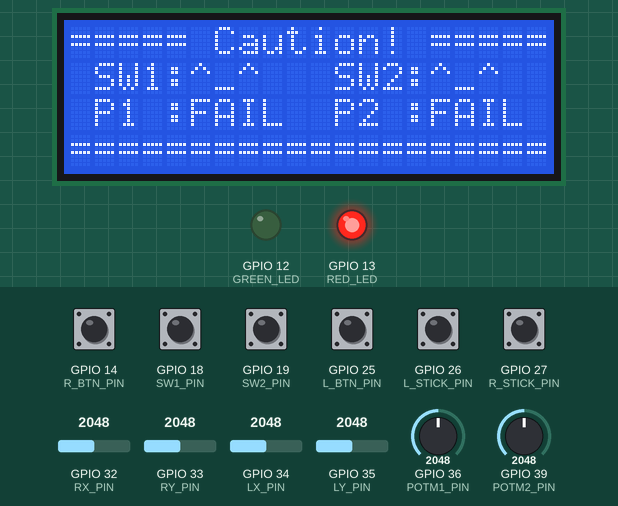
Recording of a sketch running on a simulated ESP32. Shown: 20×4 character LCD, output pins drawn as LEDs (lit = HIGH). The inputs (shaded band) are chosen by the test bench; at power-on: GPIO 14 (R_BTN_PIN), GPIO 18 (SW1_PIN), GPIO 19 (SW2_PIN), GPIO 25 (L_BTN_PIN), GPIO 26 (L_STICK_PIN), GPIO 27 (R_STICK_PIN) HIGH, GPIO 36 (POTM1_PIN) = 2048, GPIO 39 (POTM2_PIN) = 2048, GPIO 32 (RX_PIN) = 2048, GPIO 33 (RY_PIN) = 2048, GPIO 34 (LX_PIN) = 2048, GPIO 35 (LY_PIN) = 2048. What the sketch prints to the serial monitor is not drawn.

Above: at 1.1 s.
1.2 s: GPIO 36 (POTM1_PIN) set to 86
2.7 s: GPIO 36 (POTM1_PIN) set to 76
At 4.0 s:
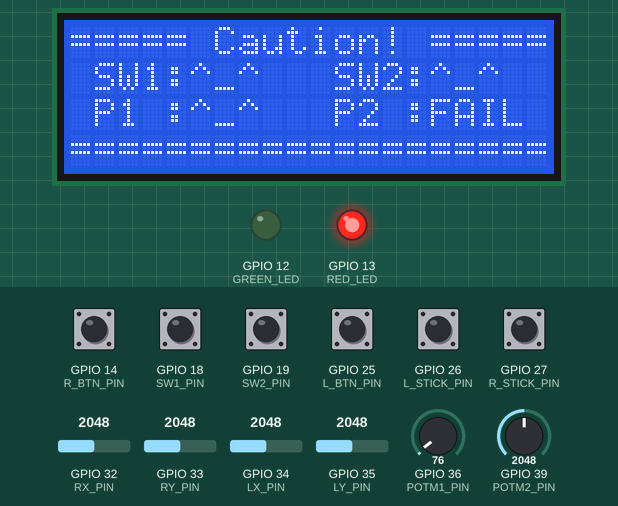
4.3 s: GPIO 39 (POTM2_PIN) set to 86
5.8 s: GPIO 39 (POTM2_PIN) set to 71
At 8.2 s:
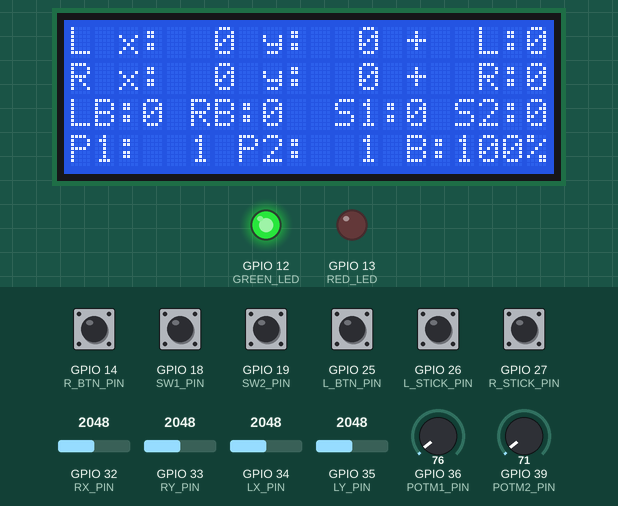
8.8 s: GPIO 18 (SW1_PIN) pulled LOW for 0.25 s
At 8.98 s:
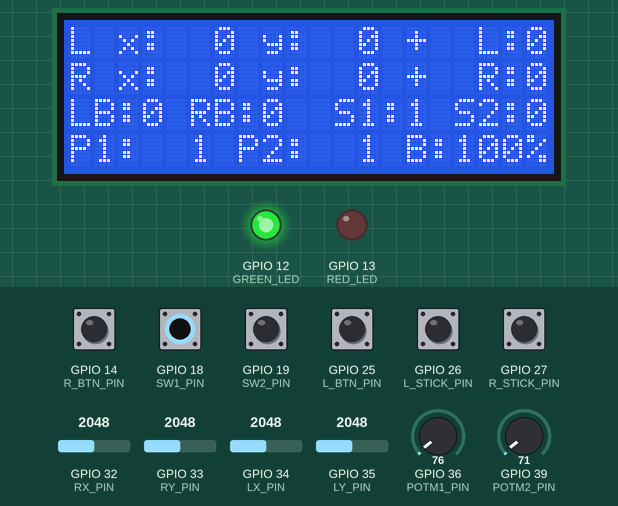
10.6 s: GPIO 19 (SW2_PIN) pulled LOW for 0.25 s
At 10.79 s:
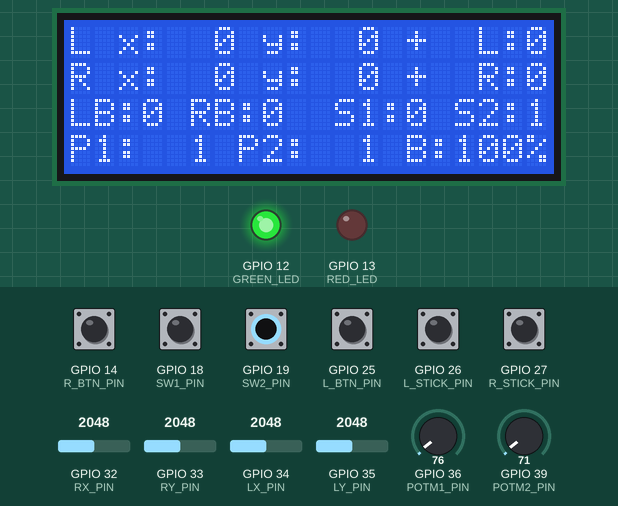
Timing chart, 0 to 13.4 s (numbered marks = the images above; inputs shaded):
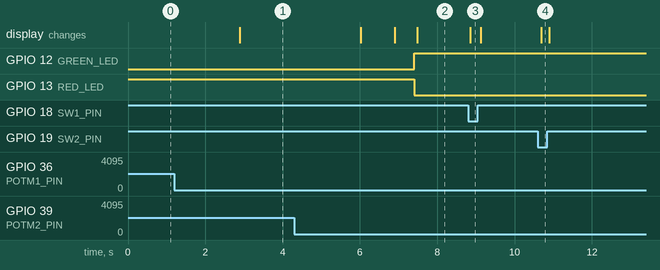

The sketch:

ESP_Controller_Tx_v1.0.ino
```cpp
// ================================================================
// ESP-NOW RC Controller  v1.0
// Role  : Master / Transmitter
// Board : ESP32 (38-pin devkit)
// Hardware:
//   2x Analog Joystick  (LX/LY, RX/RY)
//   2x Joystick Click   (LS, RS)
//   2x Push Button      (LB, RB)
//   2x Toggle Switch    (SW1, SW2)   ← NEW
//   2x Potentiometer    (PotM1/2)    ← NEW
//   20x4 I2C LCD        (0x27)
//   2x LED              (RED=13, GREEN=12)
// Protocol : ESP-NOW (one-way to receiver)
// ================================================================

#include <esp_now.h>
#include <WiFi.h>
#include <Wire.h>
#include <LiquidCrystal_I2C.h>

// ================================================================
//  LCD
// ================================================================
LiquidCrystal_I2C lcd(0x27, 20, 4);     // I2C addr, 20 cols, 4 rows

// ================================================================
//  LED PINS
//  GREEN = send success  |  RED = send fail / not connected
// ================================================================
#define RED_LED   13
#define GREEN_LED 12

// ================================================================
//  JOYSTICK AXIS PINS  (ADC – do not use as OUTPUT)
// ================================================================
#define LX_PIN  34    // Left  stick X
#define LY_PIN  35    // Left  stick Y
#define RX_PIN  32    // Right stick X
#define RY_PIN  33    // Right stick Y

// ================================================================
//  DIGITAL INPUT PINS  (all use INPUT_PULLUP, active LOW)
// ================================================================
#define L_STICK_PIN  26   // Left  joystick click  (LS)
#define R_STICK_PIN  27   // Right joystick click  (RS)
#define L_BTN_PIN    25   // Left  push button     (LB)
#define R_BTN_PIN    14   // Right push button     (RB)
#define SW1_PIN      18   // Toggle switch 1       (SW1) ← NEW
#define SW2_PIN      19   // Toggle switch 2       (SW2) ← NEW

// ================================================================
//  POTENTIOMETER PINS  (ADC input-only pins, no internal pullup)
//  GPIO 36 (VP) and 39 (VN) – these are input-only on ESP32
// ================================================================
#define POTM1_PIN  36    // Potentiometer 1  (PotM1) ← NEW
#define POTM2_PIN  39    // Potentiometer 2  (PotM2) ← NEW

// ================================================================
//  TUNING CONSTANTS  — edit here to tune behaviour
// ================================================================
#define DEADZONE          11   // Mapped joystick value below which = center
#define CHANGE_THRESHOLD   2   // Min axis change to register (kills jitter)
#define POT_ZERO_THRESH   80   // Raw ADC ≤ this = "pot is at zero" for startup

// ================================================================
//  BATTERY PLACEHOLDER
//  Wire an ADC + voltage-divider later and replace this int
//  with a real read. Displayed on LCD row 3.
//  (Add to ControllerData struct if receiver also needs it.)
// ================================================================
int BaT = 100;    // Battery %, default 100

// ================================================================
//  CUSTOM LCD CHARACTERS  (HD44780 CGRAM slots 0–7)
//
//  Slot  Char    getDirIcon() return value
//   0     UR     0
//   1     U      1
//   2     D      2
//   3     L      3
//   4     R      4
//   5     DL     5
//   6     DR     6
//   7     UL     7
//   --    center 255  (printed as '+' in code)
// ================================================================
byte UR_c[8] = {B00000,B00000,B01111,B00011,B00101,B01001,B10000,B00000}; // Up-Right   (slot 0)
byte U_c[8]  = {B00100,B01110,B10101,B00100,B00100,B00100,B00100,B00100}; // Up         (slot 1)
byte D_c[8]  = {B00100,B00100,B00100,B00100,B00100,B10101,B01110,B00100}; // Down       (slot 2)
byte L_c[8]  = {B00000,B00010,B00100,B01000,B11111,B01000,B00100,B00010}; // Left       (slot 3)
byte R_c[8]  = {B00000,B01000,B00100,B00010,B11111,B00010,B00100,B01000}; // Right      (slot 4)
byte DL_c[8] = {B00000,B00000,B00001,B10010,B10100,B11000,B11110,B00000}; // Down-Left  (slot 5)
byte DR_c[8] = {B00000,B00000,B10000,B01001,B00101,B00011,B01111,B00000}; // Down-Right (slot 6)
byte UL_c[8] = {B00000,B00000,B11110,B11000,B10100,B10010,B00001,B00000}; // Up-Left    (slot 7)

// ================================================================
//  DATA STRUCT  — sent over ESP-NOW to the receiver every loop
//  Add BaT here if the receiver also needs battery level.
// ================================================================
typedef struct {
  int  LX, LY;        // Left  stick: −100 … +100
  int  RX, RY;        // Right stick: −100 … +100
  bool LS, RS;         // Joystick clicks
  bool LB, RB;         // Push buttons
  bool SW1, SW2;       // Toggle switches  ← NEW
  int  PotM1, PotM2;  // Potentiometers 0…100 ← NEW
} ControllerData;

ControllerData data;        // Live state sent each loop
ControllerData prev = {0};  // Previous state (kept for reference; extend if needed)

// ================================================================
//  LCD LINE CACHE  — only re-draws a row when its string changes
// ================================================================
String line0 = "", line1 = "", line2 = "", line3 = "";

// ================================================================
//  RECEIVER MAC  — change to your robot ESP32's MAC address
// ================================================================
uint8_t receiverMAC[] = {0xA4, 0xF0, 0x0F, 0x5F, 0xE0, 0x68};


// ================================================================
//  MAP: JOYSTICK AXIS
//  Raw ADC 0–4095  →  −100…+100 with deadzone
//  Flip the map(…, 100, -100) to (…, -100, 100) if axis is inverted
// ================================================================
int mapAxis(int val) {
  int mapped = map(val, 0, 4095, 99, -99);  // Inverted: tweak if needed
  if (abs(mapped) < DEADZONE) return 0;        // Zero the dead-centre zone
  return mapped;
}

// ================================================================
//  MAP: POTENTIOMETER
//  Raw ADC 0–4095  →  0…100
// ================================================================
int mapPot(int val) {
  return map(val, 0, 4095, 0, 100);
}

// ================================================================
//  SMART LCD PRINT  — writes only if content changed (no flicker)
// ================================================================
void printIfChanged(int col, int row, String text, String &cache) {
  if (text != cache) {
    lcd.setCursor(col, row);
    lcd.print(text);
    cache = text;
  }
}

// ================================================================
//  FORMAT AXIS VALUE  → always 4 chars with sign
//   0  →  "   0"    +99  →  " +99"    -100  →  "-100"
// ================================================================
String fmt(int v) {
  char buf[6];
  if (v == 0) sprintf(buf, "%3d",  v);   // No sign for zero
  else        sprintf(buf, "%+3d", v);   // +/- for nonzero
  return String(buf);
}

// ================================================================
//  DIRECTION ICON  — maps (x,y) to a CGRAM slot (0–7) or 255
//  255 = dead-centre, printed as '+' in updateDisplay()
// ================================================================
byte getDirIcon(int x, int y) {
  if (abs(x) < DEADZONE && abs(y) < DEADZONE) return 255; // Centre
  if (y >  DEADZONE && x >  DEADZONE) return 0;   // Up-Right
  if (y >  DEADZONE && x < -DEADZONE) return 7;   // Up-Left
  if (y < -DEADZONE && x >  DEADZONE) return 6;   // Down-Right
  if (y < -DEADZONE && x < -DEADZONE) return 5;   // Down-Left
  if (y >  DEADZONE)  return 1;   // Up
  if (y < -DEADZONE)  return 2;   // Down
  if (x < -DEADZONE)  return 3;   // Left
  if (x >  DEADZONE)  return 4;   // Right
  return 255;                      // Fallback centre
}

// ================================================================
//  UPDATE DISPLAY
//
//  LCD layout  (20 cols × 4 rows):
//  ┌────────────────────┐
//  │LX:+100 LY:+100 L:0►│  row 0 — left stick, LS, direction icon
//  │RX:+100 RY:+100 R:0▲│  row 1 — right stick, RS, direction icon
//  │LB:0 RB:0 S1:0 S2:0 │  row 2 — buttons + toggle switches
//  │P1:100 P2:100 B:100% │  row 3 — pots + battery %
//  └────────────────────┘
//
//  Cols 0–18 filled by sprintf (19 chars).
//  Col 19 = direction icon character (written separately).
//
//  HOW TO EDIT:
//   • Change a label?  Edit the format string in the sprintf below.
//   • Change units?    Edit the format string and matching %d / %s.
//   • Add a field?     Shorten another label to make room (20 col limit).
// ================================================================
void updateDisplay() {
  char l0[21], l1[21], l2[21], l3[21];

  // --- Row 0: Left stick axes (fmt = 4 chars each) + LS state ---
  // "LX:+100 LY:+100 L:0"  →  19 chars, icon written at col 19

  sprintf(l0, "L x:%s y:%s ", fmt(data.LX).c_str(), fmt(data.LY).c_str());  // 14 chars → cols 0-13
  // --- Row 1: Right stick axes + RS state ---
  // "RX:+100 RY:+100 R:0"  →  19 chars, icon at col 19


  sprintf(l1, "R x:%s y:%s ", fmt(data.RX).c_str(), fmt(data.RY).c_str());  // 14 chars → cols 0-13

  // --- Row 2: Buttons + Switches ---
  // "LB:0 RB:0 S1:0 S2:0 "  →  20 chars exactly
  sprintf(l2, "LB:%d RB:%d  S1:%d S2:%d",
    (int)data.LB,
    (int)data.RB,
    (int)data.SW1,
    (int)data.SW2
  );

  // --- Row 3: Potentiometers + Battery ---
  // "P1:100 P2:100 B:100%"  →  20 chars exactly
  // %3d = right-justified 3-digit field (space-padded); %% = literal '%'
  sprintf(l3, "P1:%3d P2:%3d B:%3d%%",
    data.PotM1,
    data.PotM2,
    BaT
  );

  // --- Smart redraw (only rows that changed are written) ---
  printIfChanged(0, 0, l0, line0);
  printIfChanged(0, 1, l1, line1);
  printIfChanged(0, 2, l2, line2);
  printIfChanged(0, 3, l3, line3);

  // --- Direction icons at col 19 (always written, 1 char each) ---
  byte iconL = getDirIcon(data.LX, data.LY);
  byte iconR = getDirIcon(data.RX, data.RY);

  lcd.setCursor(14, 0);                                    // Icon at col 14
  if (iconL == 255) lcd.print("+"); else lcd.write(iconL); // direction char
  lcd.print("  L:");                                       // cols 15-18
  lcd.print((int)data.LS);                                 // col 19

  lcd.setCursor(14, 1);
  if (iconR == 255) lcd.print("+"); else lcd.write(iconR);
  lcd.print("  R:");
  lcd.print((int)data.RS);
}

// ================================================================
//  ESP-NOW SEND CALLBACK  — fires after every esp_now_send()
//  Status drives LEDs only; LCD status line removed (you have LEDs).
// ================================================================
void OnDataSent(const wifi_tx_info_t *info, esp_now_send_status_t status) {
  if (status == ESP_NOW_SEND_SUCCESS) {
    digitalWrite(GREEN_LED, HIGH);  // Green ON  = receiver acknowledged
    digitalWrite(RED_LED,   LOW);
  } else {
    digitalWrite(RED_LED,   HIGH);  // Red ON    = no receiver / send failed
    digitalWrite(GREEN_LED, LOW);
  }
}

// ================================================================
//  READ & SEND DATA
//  Reads every input, applies filtering, packs into struct, sends.
// ================================================================
void DataWork() {
  // -- Joystick axes: map raw ADC, apply change-threshold filter --
  int newLX = mapAxis(analogRead(LX_PIN));
  int newLY = mapAxis(analogRead(LY_PIN));
  int newRX = mapAxis(analogRead(RX_PIN));
  int newRY = mapAxis(analogRead(RY_PIN));

  if (abs(newLX - data.LX) > CHANGE_THRESHOLD) data.LX = newLX; // Ignore tiny jitter
  if (abs(newLY - data.LY) > CHANGE_THRESHOLD) data.LY = newLY;
  if (abs(newRX - data.RX) > CHANGE_THRESHOLD) data.RX = newRX;
  if (abs(newRY - data.RY) > CHANGE_THRESHOLD) data.RY = newRY;

  // -- Digital: joystick clicks + push buttons (active LOW = pressed) --
  data.LS = !digitalRead(L_STICK_PIN);
  data.RS = !digitalRead(R_STICK_PIN);
  data.LB = !digitalRead(L_BTN_PIN);
  data.RB = !digitalRead(R_BTN_PIN);

  // -- Toggle switches (active LOW with pullup = ON when LOW) --
  data.SW1 = !digitalRead(SW1_PIN);   // true = switch ON
  data.SW2 = !digitalRead(SW2_PIN);

  // -- Potentiometers: map raw ADC to 0–100 --
  data.PotM1 = mapPot(analogRead(POTM1_PIN));
  data.PotM2 = mapPot(analogRead(POTM2_PIN));

  // -- Send entire struct over ESP-NOW --
  esp_now_send(receiverMAC, (uint8_t *)&data, sizeof(data));

  // -- Serial debug (open Serial Monitor at 115200) --
  Serial.printf(
    "L(%d,%d) R(%d,%d) | LB:%d LS:%d RS:%d RB:%d | SW1:%d SW2:%d | P1:%d P2:%d | BAT:%d%%\n",
    data.LX, data.LY, data.RX, data.RY,
    data.LB, data.LS, data.RS, data.RB,
    data.SW1, data.SW2,
    data.PotM1, data.PotM2,
    BaT
  );
}

// ================================================================
//  STARTUP SAFETY CHECK  (blocking — loop() does NOT run until clear)
//
//  Rule: controller must not be armed at power-on.
//  Passes only when:
//    SW1  = OFF  (HIGH on pullup → switch open)
//    SW2  = OFF
//    PotM1 raw ADC ≤ POT_ZERO_THRESH  (knob at minimum)
//    PotM2 raw ADC ≤ POT_ZERO_THRESH
//
//  LCD during check:
//  ┌────────────────────┐
//  │== STARTUP  CHECK ==│  row 0 — fixed header
//  │SW1:OK   SW2:FAIL   │  row 1 — switch status
//  │P1:OK    P2:FAIL    │  row 2 — pot status
//  │Set to 0/OFF & wait │  row 3 — user hint
//  └────────────────────┘
//
//  Passes → "ALL CLEAR" for 800 ms → returns and boots normally.
// ================================================================
void startup() {
  lcd.clear();
  lcd.setCursor(0, 0);
  lcd.print("===== Caution! ====="); // Row 0: fixed — 20 chars

  while (true) {
    // -- Read raw safety conditions --
    bool sw1Safe  = digitalRead(SW1_PIN);          // HIGH = OFF = safe
    bool sw2Safe  = digitalRead(SW2_PIN);
    int  rawP1    = analogRead(POTM1_PIN);
    int  rawP2    = analogRead(POTM2_PIN);
    bool pot1Safe = (rawP1 <= POT_ZERO_THRESH);    // Near zero = safe
    bool pot2Safe = (rawP2 <= POT_ZERO_THRESH);

    // -- All conditions satisfied? --
    if (sw1Safe && sw2Safe && pot1Safe && pot2Safe) {
      lcd.setCursor(0, 0); lcd.print("===================="); // Clear rows 1-3
      lcd.setCursor(0, 1); lcd.print("       Caution!     "); // Clear rows 1-3
      lcd.setCursor(0, 2); lcd.print("   ** ALL CLEAR **  "); // 20 chars
      lcd.setCursor(0, 3); lcd.print("====================");
      delay(800);   // Show confirmation briefly
      lcd.clear();
      return;       // Exit: proceed to normal boot
    }

    //====================
    //LX:-99 Ly:+99 +  L:1
    //Rx:  0 Ry:  0 +  R:0
    //
    //


    // -- Build status strings (each exactly 20 chars) --
    // %-4s = left-justify in 4-char field: "OK  " or "FAIL"
    // %-5s = left-justify in 5-char field: "OK   " or "FAIL "

    char rowSW[21];   // Switch row
    char rowPT[21];   // Pot row
    // "SW1:OK   SW2:OK   " or "SW1:FAIL SW2:FAIL   " → 20 chars
    sprintf(rowSW, " SW1:%-4s  SW2:%-4s ",
      sw1Safe  ? "^_^" : "FAIL",
      sw2Safe  ? "^_^" : "FAIL"
    );
    // "P1:OK    P2:OK    " → 20 chars
    sprintf(rowPT, " P1 :%-5s P2 :%-5s",
      pot1Safe ? "^_^" : "FAIL",
      pot2Safe ? "^_^" : "FAIL"
    );

    lcd.setCursor(0, 1); lcd.print(rowSW);
    lcd.setCursor(0, 2); lcd.print(rowPT);
    lcd.setCursor(0, 3); lcd.print("===================="); // 20 chars

    delay(150);   // Re-check rate
  }
}

// ================================================================
//  SETUP
// ================================================================
void setup() {
  Serial.begin(115200);

  // -- LED outputs (start with RED = not connected) --
  pinMode(RED_LED,   OUTPUT);
  pinMode(GREEN_LED, OUTPUT);
  digitalWrite(RED_LED,   HIGH);
  digitalWrite(GREEN_LED, LOW);

  // -- Digital inputs with internal pull-up --
  //    Switch/button is pressed (active) when pin reads LOW
  pinMode(L_STICK_PIN, INPUT_PULLUP);
  pinMode(R_STICK_PIN, INPUT_PULLUP);
  pinMode(L_BTN_PIN,   INPUT_PULLUP);
  pinMode(R_BTN_PIN,   INPUT_PULLUP);
  pinMode(SW1_PIN,     INPUT_PULLUP);   // New toggle switch 1
  pinMode(SW2_PIN,     INPUT_PULLUP);   // New toggle switch 2

  // -- ADC pins for potentiometers --
  //    GPIO 36 and 39 are input-only; INPUT_PULLUP has no effect on them
  pinMode(POTM1_PIN, INPUT);   // Pot 1
  pinMode(POTM2_PIN, INPUT);   // Pot 2

  // -- LCD init --
  lcd.init();
  lcd.backlight();

  // -- Load custom direction characters into CGRAM slots 0–7 --
  //    Must match slot numbers returned by getDirIcon()
  //    NOTE: HD44780 only has 8 slots (0–7); slot 8 wraps = bug in older code, fixed here
  lcd.createChar(0, UR_c);    // Up-Right
  lcd.createChar(1, U_c);     // Up
  lcd.createChar(2, D_c);     // Down
  lcd.createChar(3, L_c);     // Left
  lcd.createChar(4, R_c);     // Right
  lcd.createChar(5, DL_c);    // Down-Left
  lcd.createChar(6, DR_c);    // Down-Right
  lcd.createChar(7, UL_c);    // Up-Left
  lcd.home();                  // Return cursor after CGRAM writes

  // -- Startup safety check (BLOCKS until all inputs are neutral) --
  startup();

  // -- Boot splash (shown after startup check passes) --
  lcd.setCursor(0, 0); lcd.print("====================");
  lcd.setCursor(0, 1); lcd.print("  Radio Booting...  ");
  lcd.setCursor(0, 2); lcd.print("    ESP-NOW v0.4    ");
  lcd.setCursor(0, 3); lcd.print("====================");
  delay(350);

  // -- WiFi STA mode (required by ESP-NOW) --
  WiFi.mode(WIFI_STA);
  delay(150);

  // -- ESP-NOW init + peer registration --
  esp_now_init();
  esp_now_register_send_cb(OnDataSent);

  esp_now_peer_info_t peerInfo = {};
  memcpy(peerInfo.peer_addr, receiverMAC, 6);
  esp_now_add_peer(&peerInfo);

  // -- Clear LCD, ready for main display --
  lcd.clear();
}

// ================================================================
//  LOOP  — ~20 Hz
// ================================================================
void loop() {
  DataWork();       // Read all inputs → pack struct → send ESP-NOW
  updateDisplay();  // Refresh LCD (smart: only changed rows redrawn)
  delay(50);        // 50 ms = 20 Hz
}
```

Measured:
- the behaviour switches between 81 and 80 on GPIO 36 (POTM1_PIN) (found by bisection; images 0 and 1)
- the behaviour switches between 81 and 80 on GPIO 39 (POTM2_PIN) (found by bisection; images 1 and 2)
- after the input at 1.2 s, every drawn part: stays the same
- after the input at 2.7 s, the display: changes after 0.19 s (image 1)
- after the input at 4.3 s, every drawn part: stays the same
- after the input at 5.8 s, GPIO 12 (GREEN_LED): LOW → HIGH after 1.6 s; GPIO 13 (RED_LED): HIGH → LOW after 1.6 s; the display: first changes after 0.22 s (image 2 shows a later state)
- after the input at 8.8 s, the display: changes after 0.05 s (image 3)
- after the input at 10.6 s, the display: changes after 0.09 s (image 4)
